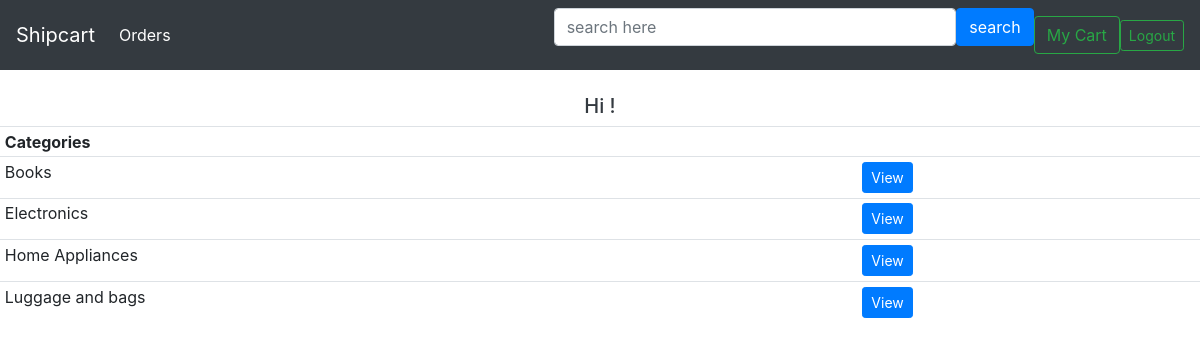
The page / on the database its author committed.
### capp/models.py (models this page shows, shortened)
class category(models.Model):
    resname = models.CharField(max_length=200, null=True)

### capp/views.py (the view)
# urls.py: path('', views.home,name="home"),
def home(request):
    categories= category.objects.all()
    context={'user' : request.user,'categories':categories}
    return render(request,'capp/dashboard.html',context)

### capp/templates/capp/dashboard.html (shortened to what this page needs)
<html>
    <head>
        <link rel="stylesheet" href="https://stackpath.bootstrapcdn.com/bootstrap/4.3.1/css/bootstrap.min.css">
        <link rel="stylesheet" href="https://cdnjs.cloudflare.com/ajax/libs/font-awesome/4.7.0/css/font-awesome.min.css">
    </head>
    <body>
        <nav class="navbar navbar-expand-lg navbar-dark bg-dark">
            <a class="navbar-brand" href="#">Shipcart</a>
            <div class="collapse navbar-collapse" id="navbarSupportedContent">
              <ul class="navbar-nav mr-auto">
                <li class="nav-item active">
                  <a class="nav-link" href="{% url 'orders' %}">Orders <span class="sr-only">(current)</span></a>
                </li>
              </ul>
              <form method="post" class="nav-item d-flex ml-auto align-items-center" style="width: 40vw;" action="{% url 'search' %}">
                <input type="text" name="search" placeholder="search here" class="form-control">
                <input type="submit" value="search" class="btn btn-primary">
            </form>
              <form class="form-inline my-2 my-lg-0">
                <a class="btn btn-outline-success my-2 my-sm-0" href="{% url 'cartpage' %}">My Cart</a>
                <a class="btn btn-sm btn-outline-success" href="{% url 'logout' %}">Logout</a>
              </form>
            </div>
          </nav>
          <br>
          <center>
          <h5 class="ml-auto text-dark">Hi {{user.username}}! </h5>
        </center>
          <table class="table table-sm">
            <tr>
                <th>Categories</th>
                <th></th>
            </tr>
            <tr>
            {% for i in categories %}
                <tr>
                    <td>{{i.resname}}</td>
                    <td><a class="btn btn-sm btn-primary" href="{% url 'menu' i.id %}">View</a></td>
                </tr>
            {% endfor %}
        </table>
    </body>
</html>

### rows shown on the page
category: resname "Books"
category: resname "Electronics"
category: resname "Home Appliances"
category: resname "Luggage and bags"
